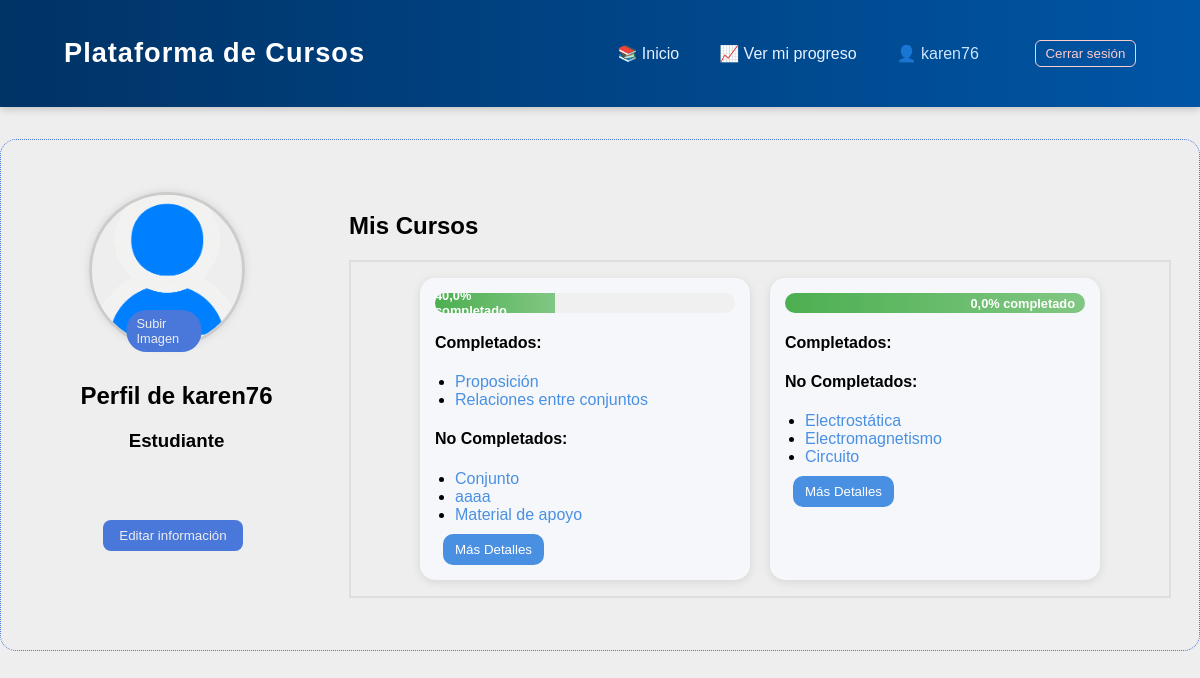
/perfil/ (signed in), run on the app's committed database.
### cursos/models.py (models this page shows, shortened)
class Recurso(models.Model):
    titulo = models.CharField(max_length=200)
    descripcion = models.TextField()
    tipo_archivo = models.CharField(max_length=50)
    enlace = models.URLField()
    curso = models.ForeignKey(Curso, on_delete=models.CASCADE)

### cursos/views.py (the view)
# urls.py: path('perfil/', views.perfil_usuario, name='perfil_usuario'),
def perfil_usuario(request):
    user = request.user
    if es_profesor(user):
        profesor = user.profesor
        cursos = Curso.objects.filter(profesor=profesor)
        return render(request, 'cursos/perfil.html', {
            'es_profesor':True,
            'profesor': profesor,
            'cursos': cursos
        })
    else:
        inscripciones = Inscripcion.objects.filter(user=user)
        cursos_info = []
        progresos = Progreso.objects.filter(inscripcion__in=inscripciones).select_related('recurso', 'inscripcion', 'inscripcion__curso')
        for insc in inscripciones:
            recursos = Recurso.objects.filter(curso=insc.curso)
            progreso_dict = {
                p.recurso.id: p.completado
                for p in Progreso.objects.filter(inscripcion=insc)
            }
            materiales = []
            for recurso in recursos:
                estado = 'completado' if progreso_dict.get(recurso.id) else 'incompleto'
                materiales.append({
                    'titulo': recurso.titulo,
                    'estado': estado,
                    'id':recurso.id
                })
            completados = progresos.filter(inscripcion=insc, completado=True).count()
            total = recursos.count()
            porcentaje = round((completados / total * 100), 2) if total > 0 else 0
            cursos_info.append({
                'titulo_curso': insc.curso.titulo,
                'materiales': materiales,
                'porcentaje':porcentaje,
            })
        return render(request, 'cursos/perfil.html', {
            'es_profesor':False,
            'cursos_info': cursos_info
        })

### cursos/views.py (called while the page is built)
def es_profesor(user):
    return hasattr(user, 'profesor')

### cursos/templates/cursos/perfil.html (shortened to what this page needs)
{% extends 'cursos/base.html' %}
{% load static %}
{% block content %}
  {% if es_profesor %}
    <div class="perfil-container">
        <div class="foto-perfil">
          <img id="preview-img" src="{% static 'img/perfil_defecto.png' %}" alt="Foto de perfil">
          <label for="upload-input" class="upload-btn">Subir Imagen</label>
          <input type="file" id="upload-input" accept="image/*" style="display: none;">
        </div>
      <div class="infoPerfil">
        <h2>Perfil de {{ user.username }}</h2>
        <h3>Profesor: {{ profesor.nombre }}</h3>
        <p>Especialidad: {{ profesor.especialidad }}</p>
      </div>
    </div>
    <h4>Cursos que imparte:</h4>
    <div class="perfilCursos">
      <ul>
      {% for curso in cursos %}
        <li>{{ curso.titulo }} -
          <a href="{% url 'subir_material_extra' curso.id %}">Subir Material</a> -
          <a href="{% url 'dashboard'%}">
            <button>Más Detalles</button>
          </a>
        </li>
      {% endfor %}
      </ul>
    </div>
  {% else %}
    <div class="perfil-layout">
    <div class="perfil-izquierda">
      <div class="foto-perfil">
        <img id="preview-img" src="{% static 'img/perfil_defecto.png' %}" alt="Foto de perfil">
        <label for="upload-input" class="upload-btn">Subir Imagen</label>
      </div>
      <div class="infoPerfil">
        <h2>Perfil de {{ user.username }}</h2>
        <h3>Estudiante</h3>
      </div>
      <div class="edit_btn">
        <a href="{% url 'editar_perfil' %}">
          <button class="btn_editar">Editar información</button>
        </a>
      </div>
    </div>
    <div class="perfil-derecha">
      <h2>Mis Cursos</h2>
      <div class="perfilCursos">
        {% for curso in cursos_info %}
          <div class="tarjetaMaterial">
            <div class="barra-progreso">
              <div class="barra-progreso-llenado" data-porcentaje="{{ curso.porcentaje }}">
                <span class="barra-texto">{{ curso.porcentaje }}% completado</span>
              </div>
            </div>
            <strong><h4>Completados:</h4></strong>
            <ul>
              {% for material in curso.materiales %}
                {% if material.estado == "completado" %}
                  <li>
                    <a href="{% url 'ver_recurso' material.id %}">{{ material.titulo }}</a>
                  </li>
                {% endif %}
              {% endfor %}
            </ul>
            <strong><h4>No Completados:</h4></strong>
            <ul>
              {% for material in curso.materiales %}
                {% if material.estado != "completado" %}
                  <li>
                    <a href="{% url 'ver_recurso' material.id %}">{{ material.titulo }}</a>
                  </li>
                {% endif %}
              {% endfor %}
            </ul>
            <a href="{% url 'progreso_estudiante' %}">
              <button>Más Detalles</button>
            </a>
          </div>
        {% empty %}
          <p>No estás inscrito en ningún curso.</p>
        {% endfor %}
      </div>
    </div>
  </div>
  {% endif %}
{% endblock %}

### cursos/templates/cursos/base.html (shortened to what this page needs)
<!DOCTYPE html>
<html lang="en">
  <head>
    {% load static %}
    <link rel="stylesheet" href="{% static 'css/estilos_generales.css' %}">
    <link rel="stylesheet" href="{% static 'css/estilos_barraNavegacion.css' %}">
    <link rel="stylesheet" href="{% static 'css/estilos_perfil_usuario.css' %}">
    <link rel="stylesheet" href="{% static 'css/estilos_login.css' %}">
    <link rel="stylesheet" href="{% static 'css/estilos_panelProfesor.css' %}">
  </head>
  <body>
    <header class="navbar">
      <div class="navbar-container">
        <h1 class="logo">Plataforma de Cursos</h1>
        <nav class="nav-links">
          <a href=" {% if user.is_authenticated and user.profesor %}
                      {% url 'dashboard' %}{% else %}{% url 'lista_cursos' %}
                    {% endif %}">
            📚 Inicio
          </a>
          {% if user.is_authenticated and not user.profesor %}
            <a href="{% url 'progreso_estudiante' %}">📈 Ver mi progreso</a>
          {% endif %}
          {% if user.is_authenticated %}
            <a href="{% url 'perfil_usuario' %}">
              <span class="welcome-text">👤 {{ user.username }}</span>
            </a>
            <form action="{% url 'logout' %}" method="post" class="logout-form">
              <button type="submit">Cerrar sesión</button>
            </form>
          {% else %}
            <a href="{% url 'login' %}">Iniciar sesión</a>
          {% endif %}
        </nav>
      </div>
    </header>
    <div class="contenido">
      {% block content %}{% endblock %}
    </div>
  </body>
</html>

### static/css/estilos_generales.css (style rules this page uses)
:root { --color-primario: #eeeeee; --color-secundario:#4977da; --color-tablas:#224bbe; --color-hoverbtn:#5cb6ee; }
* { text-decoration: none; }
body { font-family: 'Gill Sans', 'Gill Sans MT', Calibri, 'Trebuchet MS', sans-serif; margin: 0px; height: 100vh; width: auto; padding: 0px; background-color: var(--color-primario); }
button { transition: all 0.3s ease; border-radius: 8px; border: 0px; background-color: var(--color-secundario); color: var(--color-primario); padding: 0.5rem; margin-left:0.5rem; }
.contenido { border: 1px dotted var(--color-secundario); margin: 0px; display: flex; flex-direction: column; justify-content: center; padding: 2rem 0.5rem; border-radius: 1rem; }
form { display: flex; flex-direction: column; gap: 1rem; max-width: 500px; margin: auto; }
.navbar { background: linear-gradient(90deg, #003366, #0055a5); color: white; padding: 1.2rem 2rem; box-shadow: 0 2px 8px rgba(0, 0, 0, 0.2); margin-bottom: 2rem; position: sticky; top: 0; z-index: 1000; }
.navbar-container { display: flex; justify-content: space-between; align-items: center; padding: 0 2rem; }
.logo { font-size: 1.7rem; font-weight: 600; letter-spacing: 1px; }
.nav-links { display: flex; align-items: center; gap: 1.5rem; }
.nav-links a { color: #e6f2ff; text-decoration: none; font-weight: 500; font-size: 1rem; padding: 0.3rem 0.5rem; border-radius: 6px; transition: background 0.3s ease; }
.welcome-text { color: #cce6ff; margin-right: 1rem; }
.logout-form { display: inline; }
.logout-form button { background-color: transparent; border: 1px solid #ffcccb; color: #ffcccb; padding: 0.3rem 0.6rem; border-radius: 6px; cursor: pointer; font-weight: 500; transition: all 0.3s ease; }

### static/css/estilos_perfil_usuario.css (style rules this page uses)
.perfil-layout { display: flex; gap: 40px; align-items: flex-start; padding: 20px; flex-wrap: wrap; }
.perfil-izquierda { flex: 0 0 280px; display: flex; flex-direction: column; align-items: center; gap: 20px; }
.perfil-derecha { flex: 1; }
.foto-perfil { position: relative; width: 150px; height: 150px; right: 5px; }
.foto-perfil img { width: 100%; height: 100%; border-radius: 50%; object-fit: cover; border: 3px solid #ccc; box-shadow: 0 0 10px rgba(0,0,0,0.1); }
.upload-btn { position: absolute; bottom: -10px; left: 50%; transform: translateX(-50%); background-color: var(--color-secundario); color: var(--color-primario); padding: 6px 10px; border-radius: 20px; font-size: 0.8rem; cursor: pointer; transition: background-color 0.3s; }
.infoPerfil { text-align: center; margin-bottom: 30px; margin-left: 15px; }
.perfilCursos { display: flex; flex-wrap: wrap; gap: 1rem; justify-content: start; padding: 1rem 3rem; border: 2px solid #DEDEDE; }
.perfilCursos { display: flex; flex-wrap: wrap; gap: 20px; justify-content: center; }
.tarjetaMaterial { background: #f5f7fa; padding: 15px; border-radius: 15px; box-shadow: 0 2px 10px rgba(0,0,0,0.1); width: 300px; transition: transform 0.2s ease; }
.tarjetaMaterial ul { padding-left: 20px; margin-bottom: 10px; }
.tarjetaMaterial a { color: #4a90e2; text-decoration: none; }
.tarjetaMaterial button { background-color: #4a90e2; color: white; border: none; padding: 8px 12px; border-radius: 10px; cursor: pointer; transition: background-color 0.3s; }
.barra-progreso { height: 20px; background-color: #f0f0f0; border-radius: 10px; overflow: hidden; margin-bottom: 10px; }
.barra-progreso-llenado { height: 100%; background: linear-gradient(to right, #4caf50, #81c784); position: relative; }
.barra-texto { position: absolute; right: 10px; top: 50%; transform: translateY(-50%); font-size: 0.8rem; color: white; font-weight: bold; }
.edit_btn { text-align: center; margin-bottom: 2rem; }
.btn_editar { display: inline-block; background-color: var(--color-secundario); color: var(--color-primario); padding: 0.5rem 1rem; border: none; border-radius: 8px; cursor: pointer; }

### data on the page
Recurso: titulo "Proposición"
Recurso: titulo "Relaciones entre conjuntos"
Recurso: titulo "Conjunto"
Recurso: titulo "aaaa"
Recurso: titulo "Material de apoyo"
Recurso: titulo "Electrostática"
Recurso: titulo "Electromagnetismo"
Recurso: titulo "Circuito"

### other printed values
{{ user.username }} "karen76"
{{ curso.porcentaje }} "0,0"
